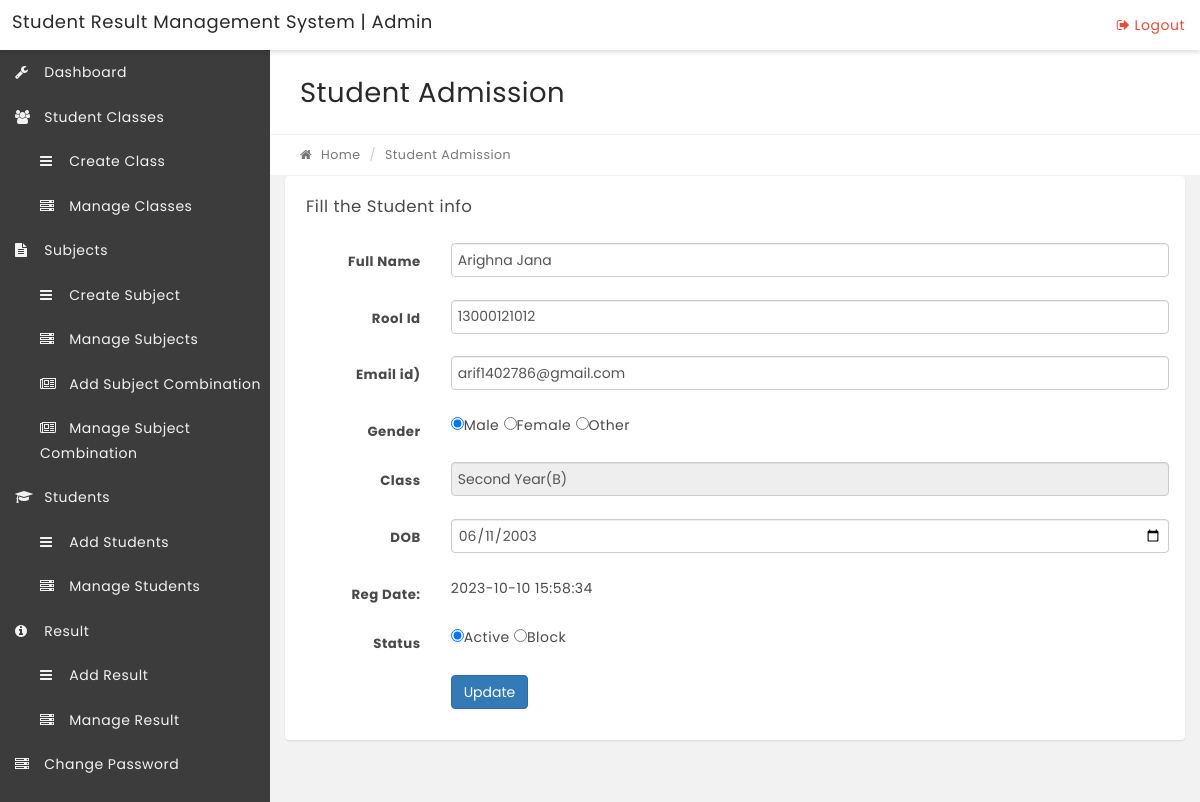
The app's page /edit-student.php?stid=9 with its own data.
### tables this page shows
CREATE TABLE `tblstudents` (
  `StudentId` int(11) NOT NULL,
  `StudentName` varchar(100) DEFAULT NULL,
  `RollId` varchar(100) DEFAULT NULL,
  `StudentEmail` varchar(100) DEFAULT NULL,
  `Gender` varchar(10) DEFAULT NULL,
  `DOB` varchar(100) DEFAULT NULL,
  `ClassId` int(11) DEFAULT NULL,
  `RegDate` timestamp NULL DEFAULT current_timestamp(),
  `UpdationDate` timestamp NULL DEFAULT NULL,
  `Status` int(1) DEFAULT NULL
);

CREATE TABLE `tblclasses` (
  `id` int(11) NOT NULL,
  `ClassName` varchar(80) DEFAULT NULL,
  `ClassNameNumeric` int(4) DEFAULT NULL,
  `Section` varchar(5) DEFAULT NULL,
  `CreationDate` timestamp NULL DEFAULT current_timestamp(),
  `UpdationDate` timestamp NULL DEFAULT NULL
);

### edit-student.php (the view, shortened to what this page needs)
<?php
include('includes/config.php');
if(strlen($_SESSION['alogin'])=="")
    {
    header("Location: index.php");
    }
    else{
$stid=intval($_GET['stid']);
?>
<!DOCTYPE html>
<html lang="en">
    <head>
        <link rel="stylesheet" href="css/bootstrap.min.css" media="screen" >
        <link rel="stylesheet" href="css/font-awesome.min.css" media="screen" >
        <link rel="stylesheet" href="css/animate-css/animate.min.css" media="screen" >
        <link rel="stylesheet" href="css/lobipanel/lobipanel.min.css" media="screen" >
        <link rel="stylesheet" href="css/prism/prism.css" media="screen" >
        <link rel="stylesheet" href="css/select2/select2.min.css" >
        <link rel="stylesheet" href="css/main.css" media="screen" >
    </head>
    <body class="top-navbar-fixed">
        <div class="main-wrapper">
  <?php include('includes/topbar.php');?>
            <div class="content-wrapper">
                <div class="content-container">
                   <?php include('includes/leftbar.php');?>
                    <div class="main-page">
                     <div class="container-fluid">
                            <div class="row page-title-div">
                                <div class="col-md-6">
                                    <h2 class="title">Student Admission</h2>
                                </div>
                            </div>
                            <div class="row breadcrumb-div">
                                <div class="col-md-6">
                                    <ul class="breadcrumb">
                                        <li><a href="dashboard.php"><i class="fa fa-home"></i> Home</a></li>
                                        <li class="active">Student Admission</li>
                                    </ul>
                                </div>
                            </div>
                        </div>
                        <div class="container-fluid">
                        <div class="row">
                                    <div class="col-md-12">
                                        <div class="panel">
                                            <div class="panel-heading">
                                                <div class="panel-title">
                                                    <h5>Fill the Student info</h5>
                                                </div>
                                            </div>
                                            <div class="panel-body">
                                                <form class="form-horizontal" method="post">
<?php
$sql = "SELECT tblstudents.StudentName,tblstudents.RollId,tblstudents.RegDate,tblstudents.StudentId,tblstudents.Status,tblstudents.StudentEmail,tblstudents.Gender,tblstudents.DOB,tblclasses.ClassName,tblclasses.Section from tblstudents join tblclasses on tblclasses.id=tblstudents.ClassId where tblstudents.StudentId=:stid";
$query = $dbh->prepare($sql);
$query->bindParam(':stid',$stid,PDO::PARAM_STR);
$query->execute();
$results=$query->fetchAll(PDO::FETCH_OBJ);
if($query->rowCount() > 0)
{
foreach($results as $result)
{  ?>
<div class="form-group">
<label for="default" class="col-sm-2 control-label">Full Name</label>
<div class="col-sm-10">
<input type="text" name="fullanme" class="form-control" id="fullanme" value="<?php echo htmlentities($result->StudentName)?>" required="required" autocomplete="off">
</div>
</div>
<div class="form-group">
<label for="default" class="col-sm-2 control-label">Rool Id</label>
<div class="col-sm-10">
<input type="text" name="rollid" class="form-control" id="rollid" value="<?php echo htmlentities($result->RollId)?>" maxlength="5" required="required" autocomplete="off">
</div>
</div>
<div class="form-group">
<label for="default" class="col-sm-2 control-label">Email id)</label>
<div class="col-sm-10">
<input type="email" name="emailid" class="form-control" id="email" value="<?php echo htmlentities($result->StudentEmail)?>" required="required" autocomplete="off">
</div>
</div>
<div class="form-group">
<label for="default" class="col-sm-2 control-label">Gender</label>
<div class="col-sm-10">
<?php  $gndr=$result->Gender;
if($gndr=="Male")
{
?>
<input type="radio" name="gender" value="Male" required="required" checked>Male <input type="radio" name="gender" value="Female" required="required">Female <input type="radio" name="gender" value="Other" required="required">Other
<?php }?>
</div>
</div>
                                                    <div class="form-group">
                                                        <label for="default" class="col-sm-2 control-label">Class</label>
                                                        <div class="col-sm-10">
<input type="text" name="classname" class="form-control" id="classname" value="<?php echo htmlentities($result->ClassName)?>(<?php echo htmlentities($result->Section)?>)" readonly>
                                                        </div>
                                                    </div>
<div class="form-group">
                                                        <label for="date" class="col-sm-2 control-label">DOB</label>
                                                        <div class="col-sm-10">
                <input type="date"  name="dob" class="form-control" value="<?php echo htmlentities($result->DOB)?>" id="date">
                                                        </div>
                                                    </div>
<div class="form-group">
<label for="default" class="col-sm-2 control-label">Reg Date: </label>
<div class="col-sm-10">
<?php echo htmlentities($result->RegDate)?>
</div>
</div>
<div class="form-group">
<label for="default" class="col-sm-2 control-label">Status</label>
<div class="col-sm-10">
<?php  $stats=$result->Status;
if($stats=="1")
{
?>
<input type="radio" name="status" value="1" required="required" checked>Active <input type="radio" name="status" value="0" required="required">Block
<?php }?>
</div>
</div>
<?php }} ?>
                                                    <div class="form-group">
                                                        <div class="col-sm-offset-2 col-sm-10">
                                                            <button type="submit" name="submit" class="btn btn-primary">Update</button>
                                                        </div>
                                                    </div>
                                                </form>
                                            </div>
                                        </div>
                                    </div>
                                </div>
                    </div>
                </div>
            </div>
        </div>
    </body>
</html>
<?PHP } ?>

### records on screen
tblstudents: fullanme "Arighna Jana", rollid "13000121012", emailid "arif1402786@gmail.com", classname "Second Year(B)", dob "06/11/2003", RegDate "2023-10-10 15:58:34"
